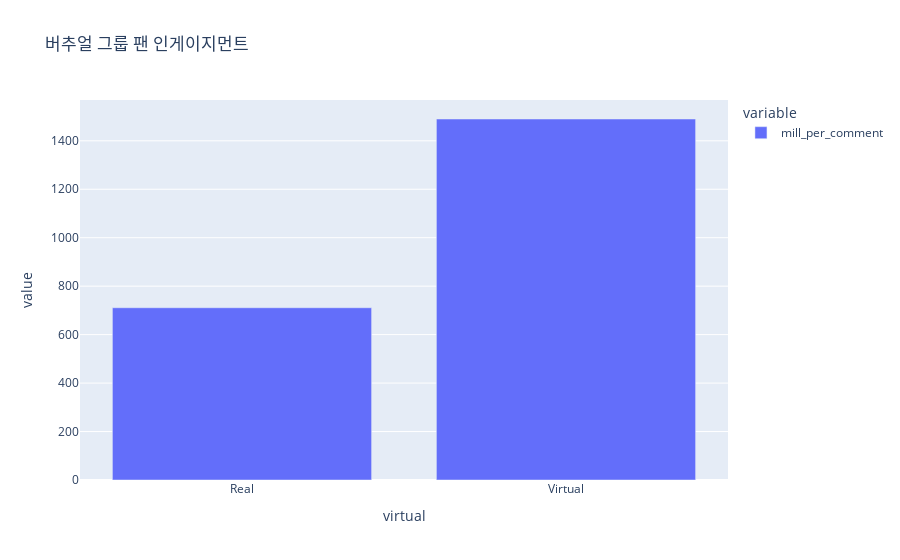

Write notebook code for a chart like this one.
### Markdown cell above
### Virtual Vs Real
- virtual : 이세계아이돌, 플레이브
- Real : IVE, RIIZE

### Code cell
inst4 = meta_df.copy()
virtual_dic = {'플레이브': 'Virtual', '라이즈': 'Real', '이세돌': 'Virtual', '아이브': 'Real'}
inst4['virtual'] = inst4['group'].map(virtual_dic)

inst4.groupby("virtual")["mill_per_comment"].mean().plot(kind='bar',title='버추얼 그룹 팬 인게이지먼트' )

### Figure 1 — Plotly figure (JSON) as saved in the notebook; plotly's stock layout.template omitted (floating-point values rounded to 4 significant figures)
{"data": [{"hovertemplate": "variable=mill_per_comment<br>virtual=%{x}<br>value=%{y}<extra></extra>", "legendgroup": "mill_per_comment", "marker": {"color": "#636efa", "pattern": {"shape": ""}}, "name": "mill_per_comment", "orientation": "v", "showlegend": true, "textposition": "auto", "type": "bar", "x": ["Real", "Virtual"], "xaxis": "x", "y": [710.9, 1490.0], "yaxis": "y"}], "layout": {"barmode": "relative", "legend": {"title": {"text": "variable"}, "tracegroupgap": 0}, "title": {"text": "버추얼 그룹 팬 인게이지먼트"}, "xaxis": {"anchor": "y", "domain": [0, 1], "title": {"text": "virtual"}}, "yaxis": {"anchor": "x", "domain": [0, 1], "title": {"text": "value"}}}}
